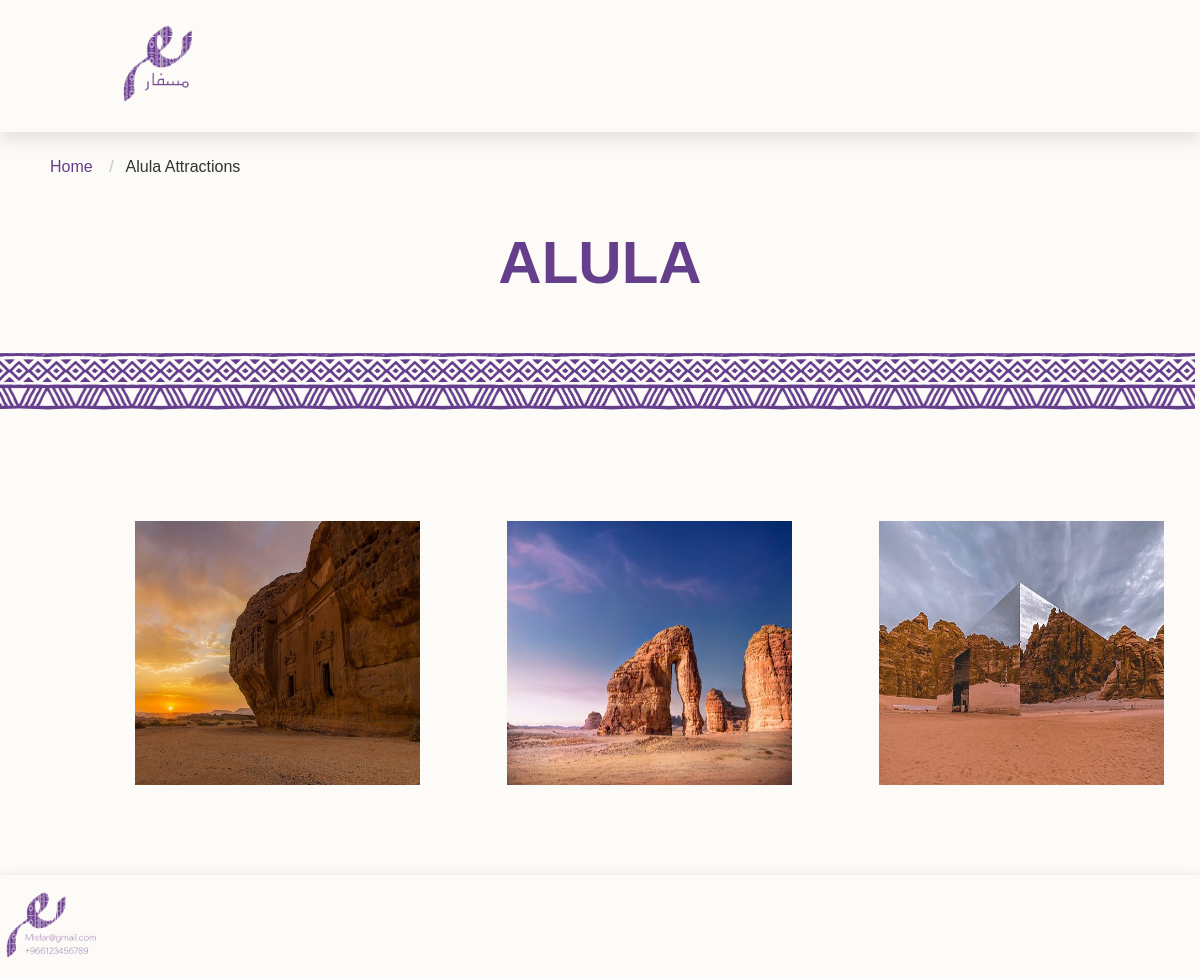
Page /attractions.php?city_id=2 on the committed database.
### tables this page shows
CREATE TABLE `city` (
  `id` int(11) NOT NULL,
  `city` varchar(60) NOT NULL
);

CREATE TABLE `attractions` (
  `id` int(3) NOT NULL,
  `attractionName` varchar(70) NOT NULL,
  `field` varchar(20) NOT NULL,
  `description` varchar(3000) NOT NULL,
  `img` varchar(200) NOT NULL,
  `city_id` int(3) NOT NULL
);

### attractions.php (the view, shortened to what this page needs)
<!DOCTYPE html>
<html>
    <?php
    include 'dataConncetion.php';
    $getCity = $_GET['city_id'];
    $cityQuery = "SELECT * FROM city WHERE id=" . $getCity;
    $resultQuery = mysqli_query($connection, $cityQuery);
    $row2 = mysqli_fetch_assoc($resultQuery);
    ?>
    <head>
        <link rel="stylesheet" href="adminHP-add_update_attraction.css">
        <link rel="stylesheet" href="attractions.css">
        <link rel="stylesheet" href="https://fonts.sandbox.google.com/css2?family=Material+Symbols+Sharp:opsz,wght,FILL,GRAD@48,400,0,0" />
        <link rel="stylesheet" href="https://fonts.sandbox.google.com/css2?family=Material+Symbols+Outlined:opsz,wght,FILL,GRAD@48,400,0,0" />
    <body>
        <header class="header">
            <img class="logo" src="imgs/logo2.png" alt="misfar logo" width="100" height="100">
        </header>
        <main>
            <div class="breadcrumb">
                <ol>
                    <li>
                        <?php
                        if (isset($_SESSION['username'])) {
                            echo '<a href="adminHP.php">Admin Home</a>';
                        } else {
                            echo '<a href="index.php">Home</a>';
                        }
                        ?>
                    </li>
                    <li>
                        <a href="#" aria-current="page"><?php
                            echo $row2['city'];
                            ?> Attractions</a>
                    </li>
                </ol>
            </div>
            <h3 style="text-align: center; color: #653E8C; font-size: 60px; margin: 26px; margin-bottom: 53px; text-transform: uppercase;"><?php echo $row2['city']; ?></h3>
            <img src="images/sado2.png" style="height:61px; margin-left:-5px; width: 100%;">
            <div style="height: 16px;"></div>
            <?php
            $count = 0;
            $numRows = 0;
            $sqlQuery = "SELECT * FROM attractions WHERE city_id = " . $getCity;
            if ($resultQuery = mysqli_query($connection, $sqlQuery)) {
                while ($num = mysqli_num_rows($resultQuery) != $numRows) {
                    echo " <div class='attractions-container'>";
                    while ($row = mysqli_fetch_array($resultQuery)) {
                        $img = $row['img'];
                        echo "<div class='tb-isotop-item w-1  mw-1 flex'>";
                        echo "<div class=tb-image-box tb-style2 tb-relative tb-radious-4 tb-border tb-height1' style='width: 285px; height: 264px;'>";
                        echo "<a href=attractionReview.php?attraction_id=" . $row ['id'] . " class='tb-image-link'>";
                        echo "<div class='tb-image tb-relative'>";
                        echo "<div class='tb-bg' style='position:relative;'>";
                        echo "<img src='uploads/$img' type='' style='width: 285px; height: 264px;'>";
                        echo "</div>";
                        echo "</div>";
                        echo "</a>";
                        echo "</div>";
                        echo "</div>";
                        $numRows++;
                        $count++;
                        if ($count == 3) {
                            $count = 0;
                            break;
                        }
                    }
                    echo "</div>";
                }
            }
            ?>
        </main>
        <footer>
            <img src="images/footer.png" alt="logo">
        </footer>
    </body>
</html>

### adminHP-add_update_attraction.css (style rules this page uses)
html { background-color: #fdfbf8; font-family: 'Raleway', sans-serif; }
header { display: flex; flex-direction: row; justify-content: space-between; align-items: center; gap: 700px; box-shadow: rgba(149, 157, 165, 0.2) 0px 8px 24px; }
header img { width: 100px; height: 100px; }
footer { box-shadow: #959da533 0px 0px 10px 0px; }
footer img { width: 100px; height: 100px; }
body { margin: 0px; }

### attractions.css (style rules this page uses)
html { background-color: #fdfbf8; font-family: 'Raleway', sans-serif; }
.breadcrumb { padding: 10px; }
.breadcrumb ol { list-style-type: none; display: flex; }
.breadcrumb li:not(:last-child):after { content: "/"; color: #c4c4c4; display: inline-block; margin: 0 12px; }
.breadcrumb a { color: #653E8C; text-decoration: none; }
a[aria-current="page"] { color: #333; text-decoration: none; }
.attractions-container { display: flex; flex-direction: row; align-items: stretch; flex-wrap: nowrap; gap:87px; margin-left: 135px; margin-top: 90px; margin-bottom: 90px; }
a { color:inherit ; background-color: transparent; transition: all .3s ease; }
.tb-relative { position: relative; }
* ::after { box-sizing: border-box; }
* ::before { box-sizing: border-box; }
div { display: block; }
footer { box-shadow: #959da533 0px 0px 10px 0px; }
footer img { width: 100px; height: 100px; }
.header { top: 0; left: 0; background: #fdfbf8; box-shadow: 0 .5rem 1rem rgb(0, 0, 0, .1); padding: 1rem 9%; z-index: 10; }
body { background-color: #fdfbf8; margin: 0px; }

### rows in the picture
city: city "Alula", city "ALULA"
attractions: img (picture)
attractions: img (picture)
attractions: img (picture)
